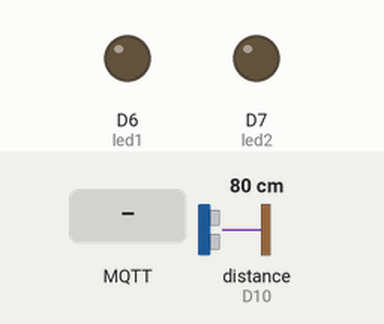
Simulated run of this sketch. Board: Arduino MKR. Shown: output pins drawn as LEDs (lit = HIGH). Wiring (inferred from the names in the program): ultrasonic range finder: trigger D9; echo D10. The inputs (shaded band) are chosen by the test bench; at power-on: distance to the obstacle (sensor on D10) 80 cm. The echo pulse lasts 58.3 µs per cm; WiFi joins after 1.5 s; servers stay silent unless stated; no MQTT or app messages arrive unless stated; pins used as bus, display or sensor lines are not drawn; what the sketch prints to the serial monitor is not drawn.

Above: at 2.7 s.
2.8 s: MQTT message "1" arrives on the first subscribed topic
At 4.2 s:
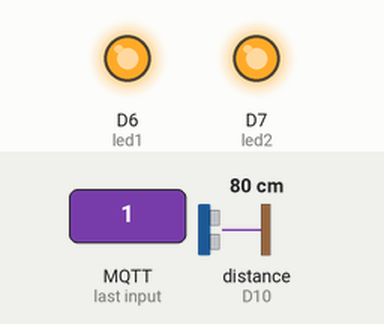
10.1 s: distance to the obstacle (sensor on D10) set to 9 cm
11.6 s: distance to the obstacle (sensor on D10) set to 12 cm
Timing chart, 0 to 14.6 s (numbered marks = the images above; inputs shaded):
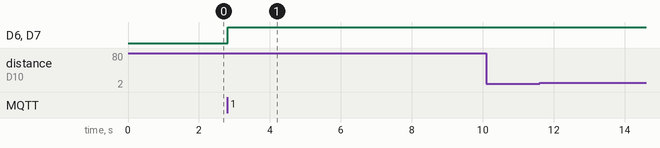

The sketch:

Task3.2C.ino
```cpp
#include <WiFiNINA.h>
#include <PubSubClient.h>

// WiFi details
char ssid[] = "1234578";
char pass[] = "12345678";

// Create WiFi and MQTT connection
WiFiClient wifi;
PubSubClient mqtt(wifi);

// MQTT broker details
const char broker[] = "broker.emqx.io";
const int port = 1883;

// MQTT topics
const char wave[] = "ES/Wave";
const char pat[] = "ES/Pat";

// Ultrasonic sensor pins
const int trig = 9;
const int echo = 10;

// LED pins
const int led1 = 6;
const int led2 = 7;

long distance;
long timeTaken;


// This function runs when a message is received
void messageReceived(char* topic, byte* message, unsigned int length)
{
  Serial.print("Topic: ");
  Serial.println(topic);

  Serial.print("Message: ");

  // Print the received message
  for (int i = 0; i < length; i++)
  {
    Serial.print((char)message[i]);
  }

  Serial.println();

  // If a wave message is received, turn both LEDs ON
  if (strcmp(topic, wave) == 0)
  {
    digitalWrite(led1, HIGH);
    digitalWrite(led2, HIGH);

    Serial.println("Lights ON");
  }

  // If a pat message is received, turn both LEDs OFF
  if (strcmp(topic, pat) == 0)
  {
    digitalWrite(led1, LOW);
    digitalWrite(led2, LOW);

    Serial.println("Lights OFF");
  }
}


void setup()
{
  // Start serial communication
  Serial.begin(9600);

  // Set ultrasonic sensor pins
  pinMode(trig, OUTPUT);
  pinMode(echo, INPUT);

  // Set LED pins
  pinMode(led1, OUTPUT);
  pinMode(led2, OUTPUT);

  // Start with LEDs OFF
  digitalWrite(led1, LOW);
  digitalWrite(led2, LOW);


  // Connect to WiFi
  Serial.print("Connecting to WiFi");

  while (WiFi.begin(ssid, pass) != WL_CONNECTED)
  {
    delay(2000);
    Serial.print(".");
  }

  Serial.println();
  Serial.println("WiFi connected");


  // Set MQTT broker
  mqtt.setServer(broker, port);

  // Set function for received messages
  mqtt.setCallback(messageReceived);


  // Connect to MQTT
  while (!mqtt.connected())
  {
    Serial.println("Connecting to MQTT...");

    if (mqtt.connect("ArduinoSIT210"))
    {
      Serial.println("MQTT connected");

      // Subscribe to wave and pat topics
      mqtt.subscribe(wave);
      mqtt.subscribe(pat);
    }
    else
    {
      Serial.println("MQTT connection failed");
      delay(3000);
    }
  }
}


void loop()
{
  // Check MQTT connection
  if (!mqtt.connected())
  {
    while (!mqtt.connected())
    {
      if (mqtt.connect("ArduinoSIT210"))
      {
        mqtt.subscribe(wave);
        mqtt.subscribe(pat);
      }
      else
      {
        delay(3000);
      }
    }
  }

  // Check for new MQTT messages
  mqtt.loop();


  // Send a short pulse from ultrasonic sensor
  digitalWrite(trig, LOW);
  delayMicroseconds(2);

  digitalWrite(trig, HIGH);
  delayMicroseconds(10);

  digitalWrite(trig, LOW);


  // Measure the returned signal
  timeTaken = pulseIn(echo, HIGH);

  // Calculate distance in centimetres
  distance = timeTaken * 0.034 / 2;

  Serial.print("Distance: ");
  Serial.print(distance);
  Serial.println(" cm");


  // Detect a wave
  // Change these values after testing your sensor
  if (distance >= 10 && distance <= 30)
  {
    Serial.println("Wave detected");

    // Send name to ES/Wave
    mqtt.publish(wave, "Madhur");

    delay(2000);
  }


  // Detect a pat
  if (distance < 10 && distance > 0)
  {
    Serial.println("Pat detected");

    // Send name to ES/Pat
    mqtt.publish(pat, "Madhur");

    delay(2000);
  }

  // Small delay before taking another reading
  delay(100);
}
```

Measured:
- after the input at 2.8 s, D6 (led1), D7 (led2): LOW → HIGH at once
- after the input at 10.1 s, every drawn part: stays the same
- after the input at 11.6 s, every drawn part: stays the same
